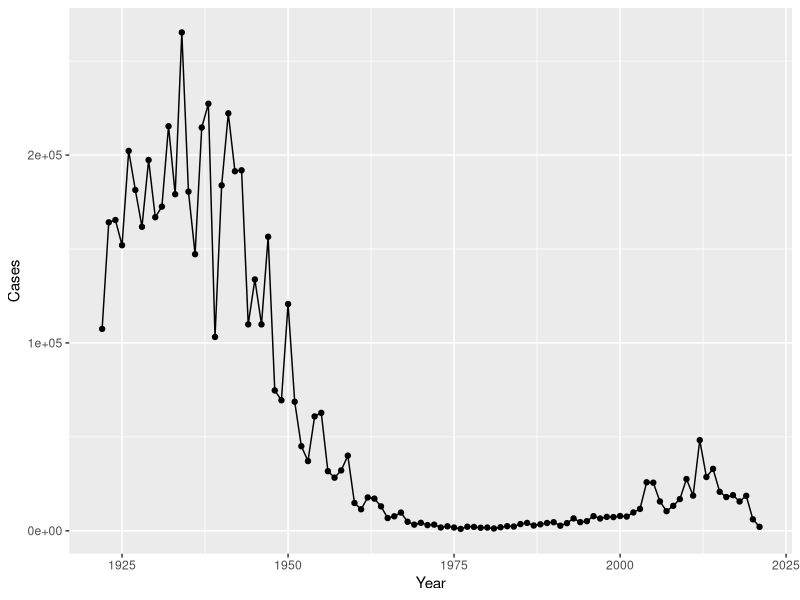
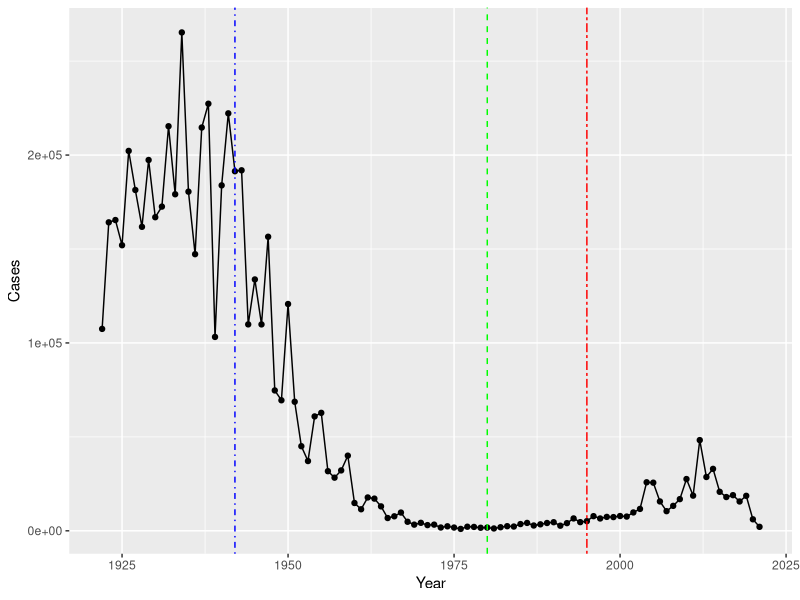

Write the R code that produced these figures, in order. (Note: this script raises an error after producing the figures.)
## ---- chunk 1
cdc <- data.frame(
                                 Year = c(1922L,1923L,1924L,1925L,
                                          1926L,1927L,1928L,1929L,1930L,1931L,
                                          1932L,1933L,1934L,1935L,1936L,
                                          1937L,1938L,1939L,1940L,1941L,1942L,
                                          1943L,1944L,1945L,1946L,1947L,
                                          1948L,1949L,1950L,1951L,1952L,
                                          1953L,1954L,1955L,1956L,1957L,1958L,
                                          1959L,1960L,1961L,1962L,1963L,
                                          1964L,1965L,1966L,1967L,1968L,1969L,
                                          1970L,1971L,1972L,1973L,1974L,
                                          1975L,1976L,1977L,1978L,1979L,1980L,
                                          1981L,1982L,1983L,1984L,1985L,
                                          1986L,1987L,1988L,1989L,1990L,
                                          1991L,1992L,1993L,1994L,1995L,1996L,
                                          1997L,1998L,1999L,2000L,2001L,
                                          2002L,2003L,2004L,2005L,2006L,2007L,
                                          2008L,2009L,2010L,2011L,2012L,
                                          2013L,2014L,2015L,2016L,2017L,2018L,
                                          2019L,2020L,2021L),
         Cases = c(107473,164191,165418,152003,
                                          202210,181411,161799,197371,
                                          166914,172559,215343,179135,265269,
                                          180518,147237,214652,227319,103188,
                                          183866,222202,191383,191890,109873,
                                          133792,109860,156517,74715,69479,
                                          120718,68687,45030,37129,60886,
                                          62786,31732,28295,32148,40005,
                                          14809,11468,17749,17135,13005,6799,
                                          7717,9718,4810,3285,4249,3036,
                                          3287,1759,2402,1738,1010,2177,2063,
                                          1623,1730,1248,1895,2463,2276,
                                          3589,4195,2823,3450,4157,4570,
                                          2719,4083,6586,4617,5137,7796,6564,
                                          7405,7298,7867,7580,9771,11647,
                                          25827,25616,15632,10454,13278,
                                          16858,27550,18719,48277,28639,32971,
                                          20762,17972,18975,15609,18617,
                                          6124,2116)
       )
## ---- chunk 2
library(ggplot2)
ggplot(cdc)+
  aes(Year,Cases) +
  geom_point() +
  geom_line()
## ---- chunk 3
ggplot(cdc)+
  aes(Year,Cases) +
  geom_point() +
  geom_line() +
  geom_vline(xintercept = 1942, color = "blue", linetype = 4) + 
  geom_vline(xintercept = 1980, color = "green",linetype = 2) +
  geom_vline(xintercept = 1995, color = "red",linetype = 6)
## ---- chunk 4
library(jsonlite)

subject <-  read_json("https://www.cmi-pb.org/api/subject", simplifyVector = TRUE)

head(subject)
## ---- chunk 5
table(subject$infancy_vac)
## ---- chunk 6
table(subject$biological_sex)
## ---- chunk 7
table(subject$race, subject$biological_sex)
## ---- chunk 8
specimen <- read_json("http://cmi-pb.org/api/specimen", simplifyVector =T)

head(specimen)
## ---- chunk 9
library(dplyr)

meta <- inner_join(subject, specimen)
head(meta)
## ---- chunk 10
ab <- read_json("http://cmi-pb.org/api/ab_titer", simplifyVector = T)

head(ab)
## ---- chunk 11
abdata <- inner_join(meta, ab)
## ---- chunk 12
dim(abdata)
## ---- chunk 13
table(abdata$isotype)
## ---- chunk 14
table(abdata$visit)
## ---- chunk 15
ig1 <- filter(abdata, isotype == "IgG1", visit!=8)
head(ig1)
## ---- chunk 16
ggplot(ig1) +
  aes(MFI, antigen ) +
  geom_boxplot()
## ---- chunk 17
ggplot(ig1) +
  aes(MFI, antigen ) +
  geom_boxplot() +
  facet_wrap(vars(visit), nrow=2)
## ---- chunk 18
ggplot(ig1) +
  aes(MFI, antigen, col=infancy_vac ) +
  geom_boxplot(show.legend = FALSE) + 
  facet_wrap(vars(visit), nrow=2) +
  theme_bw()
## ---- chunk 19
ggplot(ig1) +
  aes(MFI, antigen, col=infancy_vac ) +
  geom_boxplot(show.legend = FALSE) + 
  facet_wrap(vars(infancy_vac, visit), nrow=2)
## ---- chunk 20
filter(ig1, antigen=="Measles") %>%
  ggplot() +
  aes(MFI, col=infancy_vac) +
  geom_boxplot(show.legend = F) +
  facet_wrap(vars(visit)) +
  theme_bw()
## ---- chunk 21
filter(ig1, antigen=="FIM2/3") %>%
  ggplot() +
  aes(MFI, col=infancy_vac) +
  geom_boxplot(show.legend = F) +
  facet_wrap(vars(visit)) +
  theme_bw()
